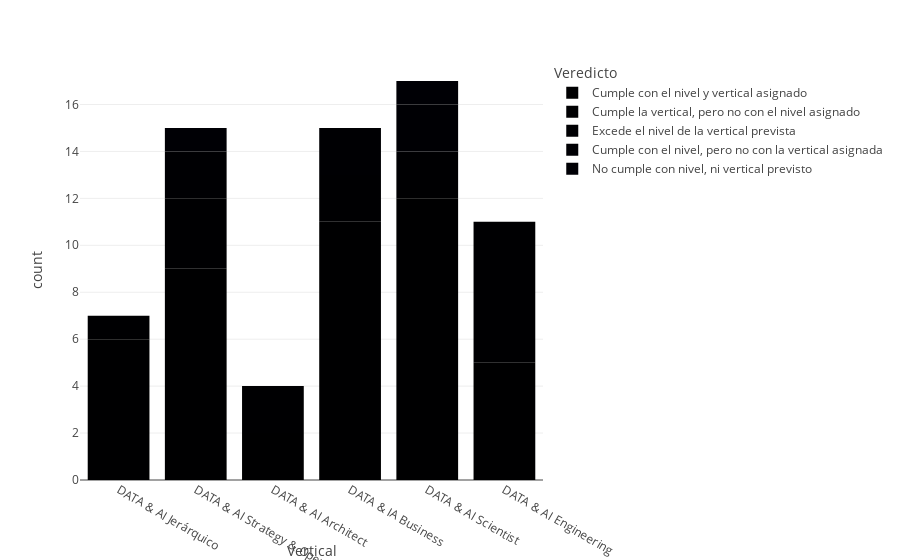

The code cell stored with this chart in its notebook:
### Markdown cell above
# Veredicto

### Code cell
# Vertical y Veredicto

def grafica_veredicto_vertical(df_dicts):
    df_vertical_veredicto = pd.merge(left = df_dicts["Trabajadores"].explode("Nueva vertical").groupby(by = ["Nueva vertical", "Veredicto"], as_index = False).agg({"id" : "count"}),
                                     right = df_dicts["Verticales"][["id", "Vertical"]],
                                     left_on = "Nueva vertical",
                                     right_on = "id")[["Vertical", "Veredicto", "id_x"]]
    
    df_vertical_veredicto.columns = ["Vertical", "Veredicto", "count"]
    
    veredicto_orden = ["Cumple con el nivel y vertical asignado",
                       "Cumple la vertical, pero no con el nivel asignado",
                       "Excede el nivel de la vertical prevista",
                       "Cumple con el nivel, pero no con la vertical asignada",
                       "No cumple con nivel, ni vertical previsto"]
    
    df_vertical_veredicto["Veredicto"] = pd.Categorical(df_vertical_veredicto["Veredicto"], categories = veredicto_orden, ordered = True)
    df_vertical_veredicto = df_vertical_veredicto.sort_values("Veredicto")
    
    fig = px.bar(data_frame = df_vertical_veredicto, x = "Vertical", y = "count", color = "Veredicto")

    return fig

grafica_veredicto_vertical(df_dicts)

### Figure 1 — Plotly figure (JSON) as saved in the notebook; plotly's stock layout.template omitted (floating-point values rounded to 4 significant figures)
{"data": [{"alignmentgroup": "True", "hovertemplate": "Veredicto=Cumple con el nivel y vertical asignado<br>Vertical=%{x}<br>count=%{y}<extra></extra>", "legendgroup": "Cumple con el nivel y vertical asignado", "marker": {"color": "#000001", "pattern": {"shape": ""}}, "name": "Cumple con el nivel y vertical asignado", "offsetgroup": "Cumple con el nivel y vertical asignado", "orientation": "v", "showlegend": true, "textposition": "auto", "type": "bar", "x": ["DATA & AI Jerárquico", "DATA & AI Strategy & Operations", "DATA & AI Architect", "DATA & IA Business", "DATA & AI Scientist", "DATA & AI Engineering"], "xaxis": "x", "y": [6, 9, 2, 11, 12, 5], "yaxis": "y"}, {"alignmentgroup": "True", "hovertemplate": "Veredicto=Cumple la vertical, pero no con el nivel asignado<br>Vertical=%{x}<br>count=%{y}<extra></extra>", "legendgroup": "Cumple la vertical, pero no con el nivel asignado", "marker": {"color": "#000002", "pattern": {"shape": ""}}, "name": "Cumple la vertical, pero no con el nivel asignado", "offsetgroup": "Cumple la vertical, pero no con el nivel asignado", "orientation": "v", "showlegend": true, "textposition": "auto", "type": "bar", "x": ["DATA & AI Architect", "DATA & IA Business", "DATA & AI Scientist", "DATA & AI Strategy & Operations", "DATA & AI Jerárquico", "DATA & AI Engineering"], "xaxis": "x", "y": [2, 2, 2, 3, 1, 6], "yaxis": "y"}, {"alignmentgroup": "True", "hovertemplate": "Veredicto=Excede el nivel de la vertical prevista<br>Vertical=%{x}<br>count=%{y}<extra></extra>", "legendgroup": "Excede el nivel de la vertical prevista", "marker": {"color": "#000003", "pattern": {"shape": ""}}, "name": "Excede el nivel de la vertical prevista", "offsetgroup": "Excede el nivel de la vertical prevista", "orientation": "v", "showlegend": true, "textposition": "auto", "type": "bar", "x": ["DATA & AI Strategy & Operations", "DATA & IA Business"], "xaxis": "x", "y": [2, 2], "yaxis": "y"}, {"alignmentgroup": "True", "hovertemplate": "Veredicto=Cumple con el nivel, pero no con la vertical asignada<br>Vertical=%{x}<br>count=%{y}<extra></extra>", "legendgroup": "Cumple con el nivel, pero no con la vertical asignada", "marker": {"color": "#000004", "pattern": {"shape": ""}}, "name": "Cumple con el nivel, pero no con la vertical asignada", "offsetgroup": "Cumple con el nivel, pero no con la vertical asignada", "orientation": "v", "showlegend": true, "textposition": "auto", "type": "bar", "x": ["DATA & AI Scientist"], "xaxis": "x", "y": [2], "yaxis": "y"}, {"alignmentgroup": "True", "hovertemplate": "Veredicto=No cumple con nivel, ni vertical previsto<br>Vertical=%{x}<br>count=%{y}<extra></extra>", "legendgroup": "No cumple con nivel, ni vertical previsto", "marker": {"color": "#000005", "pattern": {"shape": ""}}, "name": "No cumple con nivel, ni vertical previsto", "offsetgroup": "No cumple con nivel, ni vertical previsto", "orientation": "v", "showlegend": true, "textposition": "auto", "type": "bar", "x": ["DATA & AI Scientist", "DATA & AI Strategy & Operations"], "xaxis": "x", "y": [1, 1], "yaxis": "y"}], "layout": {"barmode": "relative", "legend": {"title": {"text": "Veredicto"}, "tracegroupgap": 0}, "margin": {"t": 60}, "xaxis": {"anchor": "y", "domain": [0, 1], "title": {"text": "Vertical"}}, "yaxis": {"anchor": "x", "domain": [0, 1], "title": {"text": "count"}}}}
